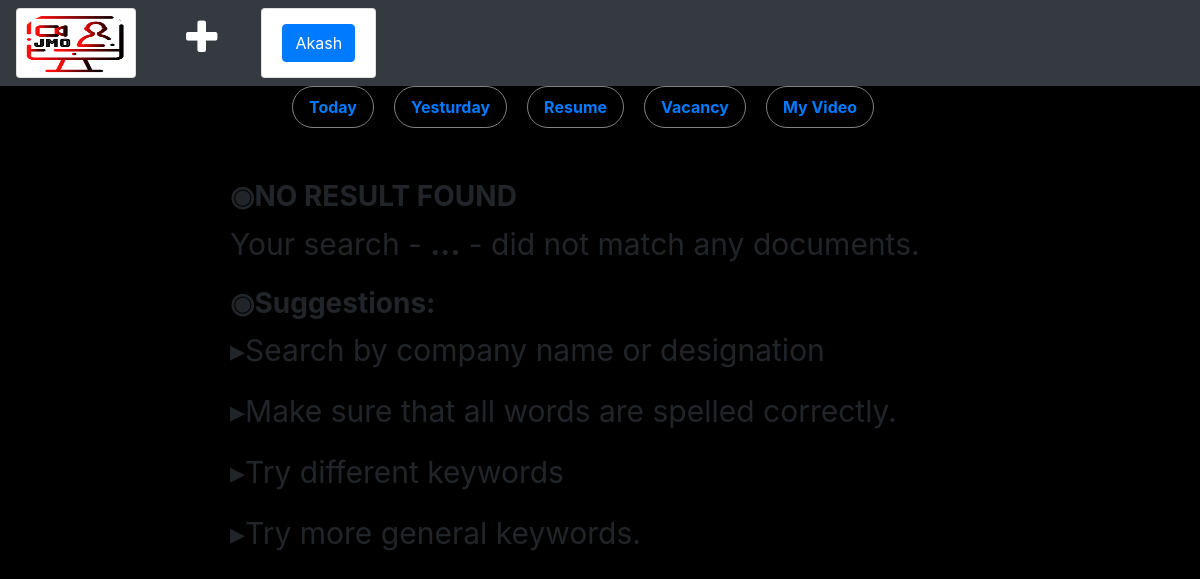
/vacancysearch (signed in), run on an earlier commit of the app's database.
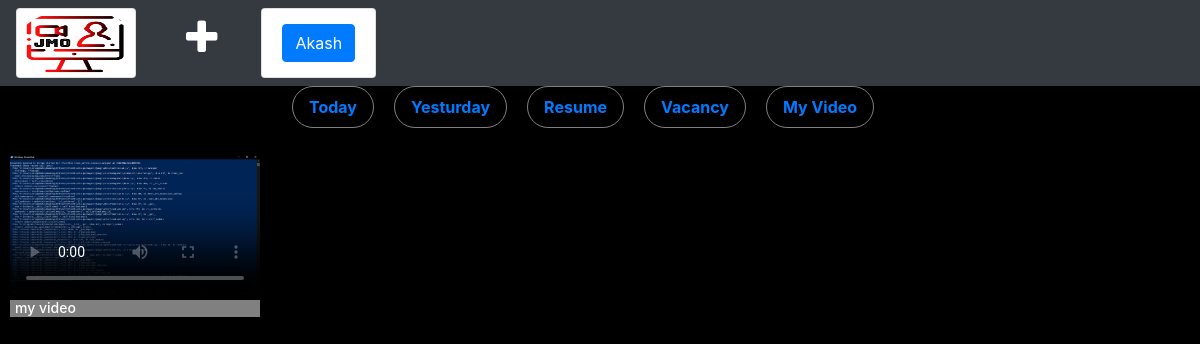
And on a later commit of the database.
### job/models.py (models this page shows, shortened)
class Video(models.Model):
    user = models.ForeignKey(User,on_delete=models.CASCADE,null=True)
    caption = models.CharField(null=True,max_length=100)
    video=models.FileField(null=True)
    thumbnail=models.FileField(null=True)
    type=models.CharField(null=True,max_length=100)
    creationdate = models.DateField(null=True)

### job/views.py (the view)
# urls.py: path('vacancysearch', views.vacancysearch, name='vacancysearch'),
def vacancysearch(request):
    if not request.user.is_authenticated:
        return redirect('login')
    user = request.user
    caption  = Video.objects.filter(type__icontains="Vacancy")
    d = {'caption': caption}
    return render(request, 'vacancysearch.html', d)

### job/templates/vacancysearch.html (shortened to what this page needs)
<!DOCTYPE html>
<html lang="en">
<head>
    <head>
    {% load static %}
  <link rel="stylesheet" href="https://maxcdn.bootstrapcdn.com/bootstrap/4.5.2/css/bootstrap.min.css">
<link rel="stylesheet" href="https://cdnjs.cloudflare.com/ajax/libs/font-awesome/4.7.0/css/font-awesome.min.css">
</head>
    <nav class="navbar navbar-expand-sm bg-dark navbar-dark fixed-top ">
<ul class="navbar-nav">
     <div class="card" style="width:120px ; height:70px ; margin-left:0px">
   <a href="{% url 'video'%}" class="stretched-link"> <img class="card-img-top" style="width:119px; height:70px ; margin-top:0px ;border-radius:50%" src="static/images/log.png" alt="Card image"></a>
  <div class="card-body" >
  </div>
     </div>
    <li class="nav-item" style="font-size:40px ; margin-left:50px;margin-top:0px">
      <i class="fa fa-plus mr-1" data-toggle="modal" data-target="#myModal" style="color: white"></i>
     </li>
    <div class="card" style="width:auto ; height:70px; margin-left:40px">
  <div class="card-body" style="width:auto;" >
    <a class="btn btn-primary stretched-link"  style="margin-top:-5px ;">{{user.first_name}}</a>
  </div>
 </div>
</ul>
</nav>
</head>
<div class="row" style="margin-top:150px;">
<div class="column-sm-4 ">
     <nav class="navbar navbar-expand-sm bg-black fixed-top"style="margin-top:70px;">
     <ul class="navbar nav">
  <li class="nav-item">
    <button style="border: 1px solid grey;background-color:black;border-radius:50px 50px 50px 50px;margin-left:260px;padding:0px"><a class="nav-link " href="{% url 'todaysearch'%}"><b>Today</b></a></button>
  </li>
  <li class="nav-item">
    <button style="border: 1px solid grey;background-color:black;border-radius:50px 50px 50px 50px;margin-left:20px;padding:0px"><a class="nav-link " href="{% url 'yesterdaysearch'%}"><b>Yesturday</b></a></button>
  </li>
  <li class="nav-item">
    <button style="border: 1px solid grey;background-color:black;border-radius:50px 50px 50px 50px;margin-left:20px;padding:0px"><a class="nav-link " href="{% url 'resumesearch'%}"><b>Resume</b></a></button>
  </li>
  <li class="nav-item">
    <button style="border: 1px solid grey;background-color:black;border-radius:50px 50px 50px 50px;margin-left:20px;padding:0px"><a class="nav-link " href="{% url 'vacancysearch'%}"><b>Vacancy</b></a></button>
  </li>
    <li class="nav-item">
    <button style="border: 1px solid grey;background-color:black;border-radius:50px 50px 50px 50px;margin-left:20px;padding:0px"><a class="nav-link " href="{% url 'myvideo'%}"><b>My Video</b></a></button>
  </li>
</ul>
 </nav>
    </div>
     {% if caption|length < 1 %}
<div class="container"style="margin-top:30px;margin-left:230px;font-size:30px">
    <h3><b>&#9673;NO RESULT FOUND</b></h3>
    Your search - <b>{{search}} ...</b> - did not match any documents.<br>
   <h3 style="margin-top:20px"><b >&#9673;Suggestions:</b></h3>
   <p>&#9656;Search by company name or designation</p>
   <p>&#9656;Make sure that all words are spelled correctly.</p>
   <p>&#9656;Try different keywords</p>
   <p>&#9656;Try more general keywords.</p>
</div>
{% endif %}
{% for i in caption %}
<div class="column-sm-8 " >
<video  class="embed-responsive embed-responsive-16by9" controls="controls" poster="{{ i.thumbnail.url }}" style="margin-left:25px; width:250px;height:150px; background-size: 100% 100%">
<source src="{{i.video.url}}" type="video/mp4" />
</video>
    <div style="width:250px;margin-left:25px;background-color:grey;height:auto ">
    <h6 style="margin-left:5px;margin-top:0px;color:white;font-size:14px"> {{ i.caption}}</h6>
    </div>
</div>
{% endfor %}
</div>
</body>
</html>

What changed in the data, as far as the page shows it:
added Video: caption "my video"
Also different on the page:
text no longer shown: "◉NO RESULT FOUND Your search - ... - did not match any documents. ◉Suggestions: ▸Search by company name or designation ▸Make sure that all words are spelled correctly. ▸Try different keywords ▸Try more general keywords."
